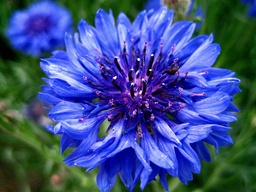
#> input picture LAB_2/flower.jpg, 256 x 192 px, shrunk from 1200 x 900 before the run, given in place of Flower.jpeg, which was not available
$ python 1_Math_Filter.py
#> lines starting #> are read from the running program, lines starting #| are printed output that depends on the picture
# Take a HD image where atleast of 3 layers of RGB are present. Apply avg of 2 x 2, 3 x 3 filter and display the final image

import cv2
import numpy as np
import matplotlib.pyplot as plt

# Load an HD image (replace 'image.jpg' with your image path)
image = cv2.imread('CLASS_PROBLEMS/Images/Flower.jpeg')
#> image is the input picture: shape (192, 256, 3); mean B, G, R 136.8, 80, 61.1
image_rgb = cv2.cvtColor(image, cv2.COLOR_BGR2RGB)  # Convert to RGB

# Convert image to a numpy array
image_array = np.array(image_rgb)

# Function to apply average filter of size NxN
def apply_average_filter(image, filter_size):
    # Get dimensions of the image
#> called with filter_size = 2
    height, width, channels = image.shape
#> height = 192; width = 256; channels = 3
    # Create a blank image to store the filtered result
    filtered_image = np.zeros((height, width, channels), dtype=np.uint8)

    # Define padding based on filter size
    pad = filter_size // 2

    # Pad the original image to handle border pixels
    padded_image = np.pad(image, ((pad, pad), (pad, pad), (0, 0)), mode='constant', constant_values=0)
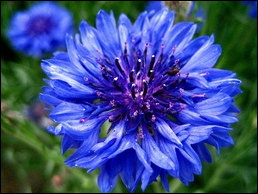
#> padded_image: shape (194, 258, 3); mean R, G, B 60, 78.5, 134.3

    # Iterate over each pixel in the original image
    for i in range(height):
        for j in range(width):
            # For each pixel, extract the NxN neighborhood
            for c in range(channels):
                # Compute the sum of the neighborhood pixels
                neighborhood = padded_image[i:i+filter_size, j:j+filter_size, c]
                avg_value = np.sum(neighborhood) / (filter_size * filter_size)
                # Assign the average value to the corresponding pixel in the output image
                filtered_image[i, j, c] = int(avg_value)
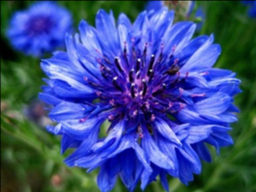
#> filtered_image: shape (192, 256, 3); mean R, G, B 60.5, 79.3, 136.3

    return filtered_image

# Apply 2x2 and 3x3 average filters
filtered_image_2x2 = apply_average_filter(image_array, 2)
filtered_image_3x3 = apply_average_filter(image_array, 3)
#> call 2 of apply_average_filter, with filter_size = 3
#> after the loop in apply_average_filter (call 2), `for i in range(height):`:
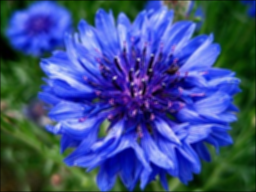
#> filtered_image: shape (192, 256, 3); mean R, G, B 60.4, 79.1, 136.1

# Plot the original and filtered images
plt.figure(figsize=(15, 10))

plt.subplot(1, 3, 1)
plt.imshow(image_rgb)
plt.title("Original Image")
plt.axis("off")

plt.subplot(1, 3, 2)
plt.imshow(filtered_image_2x2)
plt.title("2x2 Average Filter")
plt.axis("off")

plt.subplot(1, 3, 3)
plt.imshow(filtered_image_3x3)
plt.title("3x3 Average Filter")
plt.axis("off")

plt.show()
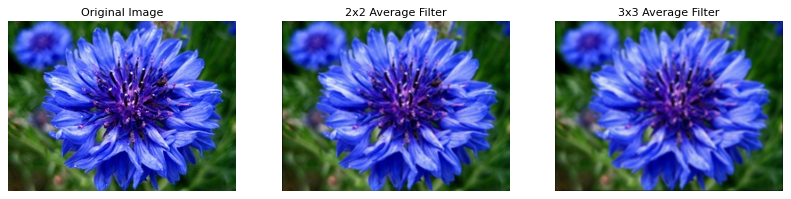
#> figure drawn by matplotlib, 3 panels

$ run again, with LAB_5/image.jpg copied over LAB_2/flower.jpg
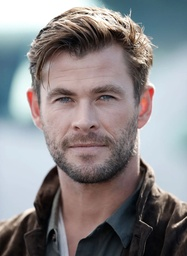
#> input picture LAB_5/image.jpg, 187 x 256 px, shrunk from 1168 x 1600 before the run, given in place of Flower.jpeg, which was not available
#> image is the input picture: shape (256, 187, 3); mean B, G, R 134.8, 133.1, 136.5
#> after the loop in apply_average_filter (call 2), `for i in range(height):`:
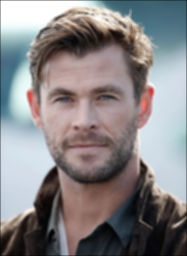
#> filtered_image: shape (256, 187, 3); mean R, G, B 135.3, 131.8, 133.5
#> `plt.show()`:
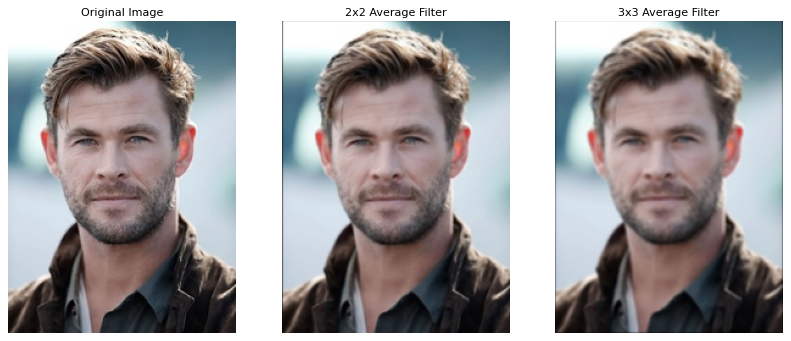
#> figure drawn by matplotlib, 3 panels
